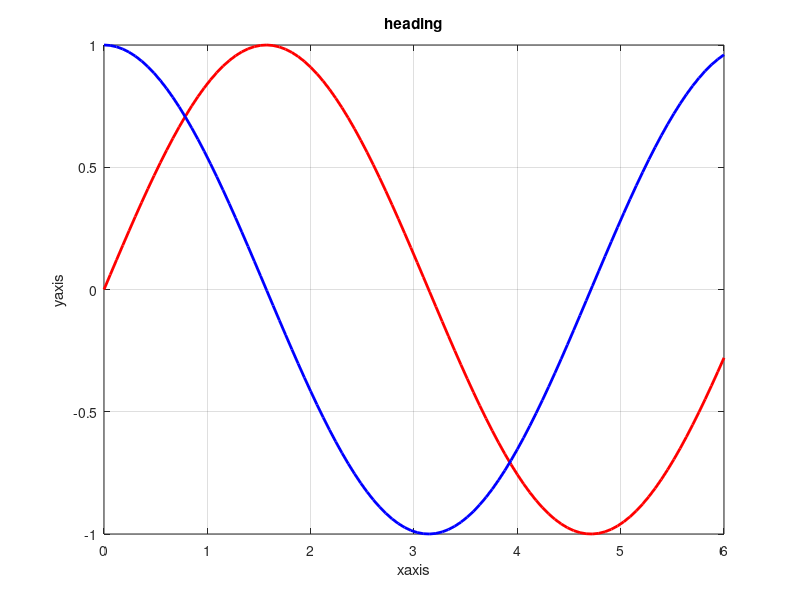

MATLAB code for this plot: (Note: this script raises an error after producing the figure.)
clc;
clear all;
close all;

A = linspace(0,6);
B=sin(A);
C=cos(A);

plot(A,B,'r', 'LineWidth', 2);
grid on;
hold on;
plot(A,C,'b', 'LineWidth', 2);

xlabel('xaxis');
ylabel('yaxis');
title('heading');
gtext('place anywhere');
legend('sin', 'cos');